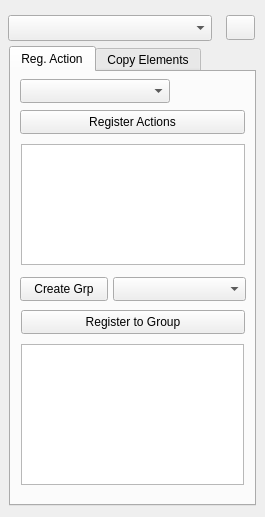
<?xml version="1.0" encoding="UTF-8"?>
<ui version="4.0">
 <class>McdTransit</class>
 <widget class="QWidget" name="McdTransit">
  <property name="geometry">
   <rect>
    <x>0</x>
    <y>0</y>
    <width>265</width>
    <height>517</height>
   </rect>
  </property>
  <property name="acceptDrops">
   <bool>true</bool>
  </property>
  <property name="windowTitle">
   <string>Transition Set</string>
  </property>
  <widget class="QComboBox" name="agentCmb">
   <property name="geometry">
    <rect>
     <x>8</x>
     <y>15</y>
     <width>204</width>
     <height>26</height>
    </rect>
   </property>
  </widget>
  <widget class="QPushButton" name="refBtn">
   <property name="geometry">
    <rect>
     <x>226</x>
     <y>15</y>
     <width>29</width>
     <height>25</height>
    </rect>
   </property>
   <property name="text">
    <string/>
   </property>
  </widget>
  <widget class="QTabWidget" name="tabWg">
   <property name="geometry">
    <rect>
     <x>9</x>
     <y>46</y>
     <width>247</width>
     <height>460</height>
    </rect>
   </property>
   <property name="currentIndex">
    <number>0</number>
   </property>
   <widget class="QWidget" name="regAct">
    <attribute name="title">
     <string>Reg. Action</string>
    </attribute>
    <widget class="QListWidget" name="grpActLw">
     <property name="geometry">
      <rect>
       <x>10</x>
       <y>272</y>
       <width>223</width>
       <height>141</height>
      </rect>
     </property>
     <property name="font">
      <font>
       <pointsize>9</pointsize>
      </font>
     </property>
     <property name="acceptDrops">
      <bool>true</bool>
     </property>
     <property name="editTriggers">
      <set>QAbstractItemView::AnyKeyPressed|QAbstractItemView::DoubleClicked|QAbstractItemView::EditKeyPressed</set>
     </property>
     <property name="selectionMode">
      <enum>QAbstractItemView::MultiSelection</enum>
     </property>
    </widget>
    <widget class="QComboBox" name="nodeCmb">
     <property name="geometry">
      <rect>
       <x>9</x>
       <y>7</y>
       <width>150</width>
       <height>24</height>
      </rect>
     </property>
    </widget>
    <widget class="QListWidget" name="allActLw">
     <property name="geometry">
      <rect>
       <x>10</x>
       <y>72</y>
       <width>224</width>
       <height>121</height>
      </rect>
     </property>
     <property name="font">
      <font>
       <pointsize>9</pointsize>
       <weight>50</weight>
       <bold>false</bold>
      </font>
     </property>
     <property name="acceptDrops">
      <bool>true</bool>
     </property>
     <property name="editTriggers">
      <set>QAbstractItemView::AnyKeyPressed|QAbstractItemView::DoubleClicked|QAbstractItemView::EditKeyPressed</set>
     </property>
     <property name="selectionMode">
      <enum>QAbstractItemView::MultiSelection</enum>
     </property>
    </widget>
    <widget class="QPushButton" name="regActBtn">
     <property name="geometry">
      <rect>
       <x>9</x>
       <y>38</y>
       <width>225</width>
       <height>24</height>
      </rect>
     </property>
     <property name="text">
      <string>Register Actions</string>
     </property>
    </widget>
    <widget class="QPushButton" name="crtGrpBtn">
     <property name="geometry">
      <rect>
       <x>9</x>
       <y>205</y>
       <width>88</width>
       <height>24</height>
      </rect>
     </property>
     <property name="text">
      <string>Create Grp</string>
     </property>
    </widget>
    <widget class="QComboBox" name="grpCmb">
     <property name="geometry">
      <rect>
       <x>102</x>
       <y>205</y>
       <width>133</width>
       <height>24</height>
      </rect>
     </property>
    </widget>
    <widget class="QPushButton" name="regToGrpBtn">
     <property name="geometry">
      <rect>
       <x>10</x>
       <y>238</y>
       <width>224</width>
       <height>24</height>
      </rect>
     </property>
     <property name="text">
      <string>Register to Group</string>
     </property>
    </widget>
   </widget>
   <widget class="QWidget" name="copyEmt">
    <attribute name="title">
     <string>Copy Elements</string>
    </attribute>
   </widget>
  </widget>
 </widget>
 <resources/>
 <connections/>
</ui>
